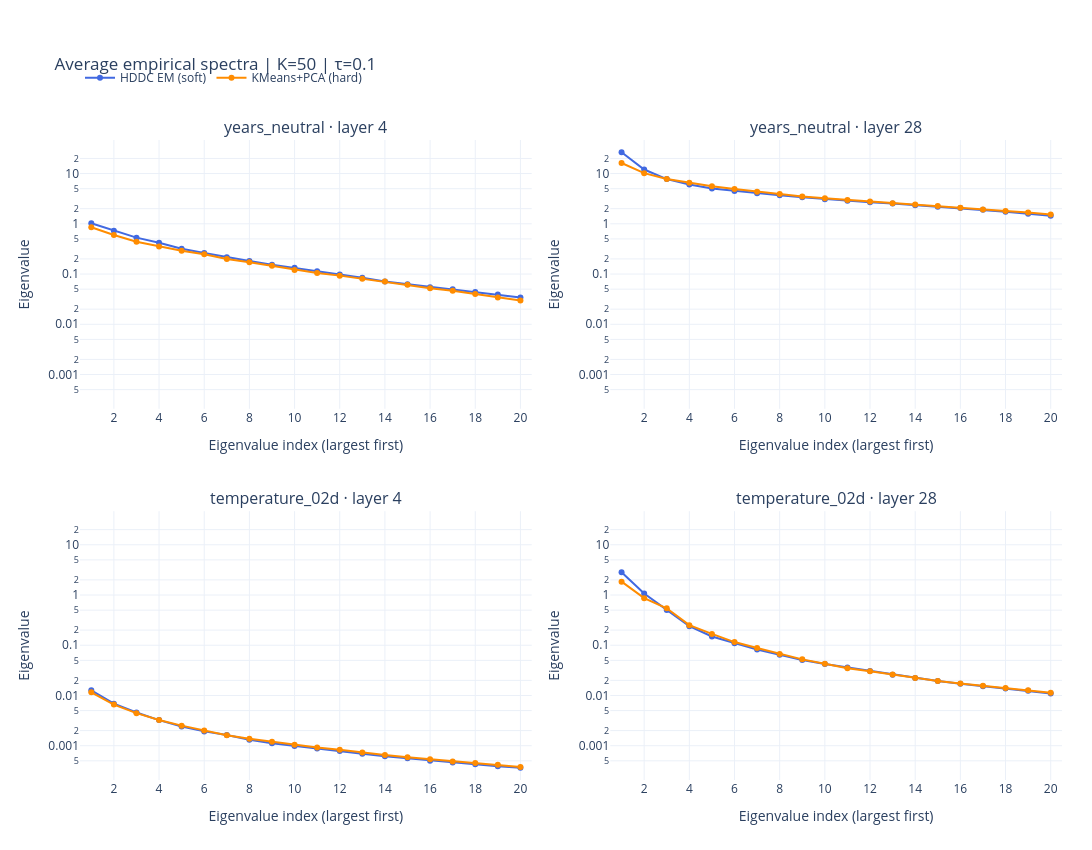

Notebook code for this chart:
### Markdown cell above
## Average spectra

Each panel overlays HDDC and KMeans for one dataset/layer. Each valid component contributes equally,
regardless of its effective membership count. Display the first 20 eigenvalues by default; the exports retain all 4,096.
All panels share y limits. Exact zeros are omitted on log scales; set `LOG_SCALE = False` to display them.

### Code cell
def plotted(values):
    return np.where(values > 0, values, np.nan) if LOG_SCALE else values


def shared_y_range(curves):
    values = np.concatenate([np.asarray(v).reshape(-1) for v in curves])
    values = values[np.isfinite(values)]
    if LOG_SCALE:
        values = np.log10(values[values > 0])
    assert values.size, "No finite eigenvalues on the selected scale."
    lower, upper = values.min(), values.max()
    padding = 0.05 * (upper - lower) if upper > lower else 0.05 * max(abs(upper), 1.0)
    return [lower - padding, upper + padding]


def finish_figure(fig, filename):
    fig.show()
    if EXPORT_HTML:
        OUTPUT_DIR.mkdir(parents=True, exist_ok=True)
        fig.write_html(OUTPUT_DIR / filename, include_plotlyjs=True)


def average_grid(curves, title, y_title):
    displayed = {key: values[:N_EIGENVALUES] for key, values in curves.items()}
    fig = make_subplots(
        rows=2, cols=2, shared_xaxes="all", shared_yaxes="all",
        subplot_titles=[f"{dataset} · layer {layer}" for dataset, layer in PANELS],
        horizontal_spacing=0.08, vertical_spacing=0.16,
    )
    for i, (dataset, layer) in enumerate(PANELS):
        for method in METHOD_NAMES:
            key = (dataset, layer, method)
            values = displayed[key]
            valid_count = int(bundles[key]["valid"].sum())
            fig.add_trace(go.Scatter(
                x=np.arange(1, len(values) + 1), y=plotted(values),
                mode="lines+markers", marker=dict(size=6),
                name=METHOD_NAMES[method], legendgroup=method, showlegend=i == 0,
                line_color=COLORS[method],
                customdata=np.full(len(values), valid_count),
                hovertemplate="Eigenvalue %{x}: %{y:.5g}<br>%{customdata} valid components<extra>%{fullData.name}</extra>",
            ), row=i // 2 + 1, col=i % 2 + 1)
    fig.update_xaxes(title_text="Eigenvalue index (largest first)", dtick=2,
                     range=[0.5, min(N_EIGENVALUES, 4096) + 0.5], showticklabels=True)
    fig.update_yaxes(title_text=y_title, type="log" if LOG_SCALE else "linear",
                     range=shared_y_range(displayed.values()), showticklabels=True)
    fig.update_layout(
        template="plotly_white", title=f"{title} | K=50 | τ=0.1",
        width=FIGURE_WIDTH, height=850, hovermode="x unified",
        legend=dict(orientation="h", y=1.12),
        margin=dict(l=80, r=30, t=140, b=70),
    )
    return fig


finish_figure(average_grid(mean_spectra, "Average empirical spectra", "Eigenvalue"), "average_spectra.html")

### Figure 1 — Plotly figure (JSON) as saved in the notebook; plotly's stock layout.template omitted (floating-point values rounded to 4 significant figures)
{"data": [{"customdata": [50, 50, 50, 50, 50, 50, 50, 50, 50, 50, 50, 50, 50, 50, 50, 50, 50, 50, 50, 50], "hovertemplate": "Eigenvalue %{x}: %{y:.5g}<br>%{customdata} valid components<extra>%{fullData.name}</extra>", "legendgroup": "hddc_em", "line": {"color": "royalblue"}, "marker": {"size": 6}, "mode": "lines+markers", "name": "HDDC EM (soft)", "showlegend": true, "type": "scatter", "x": [1, 2, 3, 4, 5, 6, 7, 8, 9, 10, 11, 12, 13, 14, 15, 16, 17, 18, 19, 20], "xaxis": "x", "y": [1.026, 0.7276, 0.5301, 0.4183, 0.3184, 0.2612, 0.2154, 0.1818, 0.153, 0.1329, 0.1139, 0.09813, 0.08467, 0.07109, 0.06296, 0.05475, 0.04957, 0.04414, 0.03899, 0.03406], "yaxis": "y"}, {"customdata": [50, 50, 50, 50, 50, 50, 50, 50, 50, 50, 50, 50, 50, 50, 50, 50, 50, 50, 50, 50], "hovertemplate": "Eigenvalue %{x}: %{y:.5g}<br>%{customdata} valid components<extra>%{fullData.name}</extra>", "legendgroup": "kmeans_pca", "line": {"color": "darkorange"}, "marker": {"size": 6}, "mode": "lines+markers", "name": "KMeans+PCA (hard)", "showlegend": true, "type": "scatter", "x": [1, 2, 3, 4, 5, 6, 7, 8, 9, 10, 11, 12, 13, 14, 15, 16, 17, 18, 19, 20], "xaxis": "x", "y": [0.8519, 0.5982, 0.4411, 0.3546, 0.2913, 0.2484, 0.1991, 0.1719, 0.146, 0.121, 0.1052, 0.09299, 0.08032, 0.07079, 0.0609, 0.05216, 0.04642, 0.04005, 0.03403, 0.02982], "yaxis": "y"}, {"customdata": [50, 50, 50, 50, 50, 50, 50, 50, 50, 50, 50, 50, 50, 50, 50, 50, 50, 50, 50, 50], "hovertemplate": "Eigenvalue %{x}: %{y:.5g}<br>%{customdata} valid components<extra>%{fullData.name}</extra>", "legendgroup": "hddc_em", "line": {"color": "royalblue"}, "marker": {"size": 6}, "mode": "lines+markers", "name": "HDDC EM (soft)", "showlegend": false, "type": "scatter", "x": [1, 2, 3, 4, 5, 6, 7, 8, 9, 10, 11, 12, 13, 14, 15, 16, 17, 18, 19, 20], "xaxis": "x2", "y": [26.6, 12.03, 7.77, 6.055, 5.053, 4.51, 4.079, 3.685, 3.365, 3.094, 2.88, 2.699, 2.526, 2.349, 2.193, 2.053, 1.911, 1.73, 1.585, 1.452], "yaxis": "y2"}, {"customdata": [50, 50, 50, 50, 50, 50, 50, 50, 50, 50, 50, 50, 50, 50, 50, 50, 50, 50, 50, 50], "hovertemplate": "Eigenvalue %{x}: %{y:.5g}<br>%{customdata} valid components<extra>%{fullData.name}</extra>", "legendgroup": "kmeans_pca", "line": {"color": "darkorange"}, "marker": {"size": 6}, "mode": "lines+markers", "name": "KMeans+PCA (hard)", "showlegend": false, "type": "scatter", "x": [1, 2, 3, 4, 5, 6, 7, 8, 9, 10, 11, 12, 13, 14, 15, 16, 17, 18, 19, 20], "xaxis": "x2", "y": [16.22, 10.2, 7.828, 6.557, 5.605, 4.928, 4.365, 3.906, 3.503, 3.209, 2.972, 2.774, 2.576, 2.414, 2.254, 2.088, 1.937, 1.793, 1.67, 1.524], "yaxis": "y2"}, {"customdata": [50, 50, 50, 50, 50, 50, 50, 50, 50, 50, 50, 50, 50, 50, 50, 50, 50, 50, 50, 50], "hovertemplate": "Eigenvalue %{x}: %{y:.5g}<br>%{customdata} valid components<extra>%{fullData.name}</extra>", "legendgroup": "hddc_em", "line": {"color": "royalblue"}, "marker": {"size": 6}, "mode": "lines+markers", "name": "HDDC EM (soft)", "showlegend": false, "type": "scatter", "x": [1, 2, 3, 4, 5, 6, 7, 8, 9, 10, 11, 12, 13, 14, 15, 16, 17, 18, 19, 20], "xaxis": "x3", "y": [0.01269, 0.006856, 0.004582, 0.003236, 0.002418, 0.00193, 0.001628, 0.001316, 0.001118, 0.0009851, 0.0008761, 0.0007864, 0.0006917, 0.0006172, 0.0005603, 0.0005046, 0.0004642, 0.0004282, 0.0003906, 0.0003638], "yaxis": "y3"}, {"customdata": [50, 50, 50, 50, 50, 50, 50, 50, 50, 50, 50, 50, 50, 50, 50, 50, 50, 50, 50, 50], "hovertemplate": "Eigenvalue %{x}: %{y:.5g}<br>%{customdata} valid components<extra>%{fullData.name}</extra>", "legendgroup": "kmeans_pca", "line": {"color": "darkorange"}, "marker": {"size": 6}, "mode": "lines+markers", "name": "KMeans+PCA (hard)", "showlegend": false, "type": "scatter", "x": [1, 2, 3, 4, 5, 6, 7, 8, 9, 10, 11, 12, 13, 14, 15, 16, 17, 18, 19, 20], "xaxis": "x3", "y": [0.01155, 0.006593, 0.004446, 0.003251, 0.00251, 0.002003, 0.001621, 0.001373, 0.001201, 0.001049, 0.0009169, 0.0008304, 0.0007304, 0.0006562, 0.0005886, 0.0005382, 0.0004861, 0.0004521, 0.0004171, 0.0003792], "yaxis": "y3"}, {"customdata": [50, 50, 50, 50, 50, 50, 50, 50, 50, 50, 50, 50, 50, 50, 50, 50, 50, 50, 50, 50], "hovertemplate": "Eigenvalue %{x}: %{y:.5g}<br>%{customdata} valid components<extra>%{fullData.name}</extra>", "legendgroup": "hddc_em", "line": {"color": "royalblue"}, "marker": {"size": 6}, "mode": "lines+markers", "name": "HDDC EM (soft)", "showlegend": false, "type": "scatter", "x": [1, 2, 3, 4, 5, 6, 7, 8, 9, 10, 11, 12, 13, 14, 15, 16, 17, 18, 19, 20], "xaxis": "x4", "y": [2.848, 1.071, 0.5054, 0.2398, 0.1497, 0.1096, 0.08228, 0.06456, 0.05101, 0.04215, 0.03605, 0.03088, 0.02588, 0.02225, 0.01952, 0.0172, 0.01535, 0.01377, 0.01243, 0.01096], "yaxis": "y4"}, {"customdata": [50, 50, 50, 50, 50, 50, 50, 50, 50, 50, 50, 50, 50, 50, 50, 50, 50, 50, 50, 50], "hovertemplate": "Eigenvalue %{x}: %{y:.5g}<br>%{customdata} valid components<extra>%{fullData.name}</extra>", "legendgroup": "kmeans_pca", "line": {"color": "darkorange"}, "marker": {"size": 6}, "mode": "lines+markers", "name": "KMeans+PCA (hard)", "showlegend": false, "type": "scatter", "x": [1, 2, 3, 4, 5, 6, 7, 8, 9, 10, 11, 12, 13, 14, 15, 16, 17, 18, 19, 20], "xaxis": "x4", "y": [1.841, 0.8652, 0.5441, 0.2511, 0.1681, 0.1156, 0.0879, 0.06667, 0.05232, 0.04263, 0.03498, 0.03032, 0.0261, 0.02224, 0.01945, 0.01724, 0.01558, 0.01414, 0.01271, 0.01128], "yaxis": "y4"}], "layout": {"annotations": [{"font": {"size": 16}, "showarrow": false, "text": "years_neutral · layer 4", "x": 0.23, "xanchor": "center", "xref": "paper", "y": 1, "yanchor": "bottom", "yref": "paper"}, {"font": {"size": 16}, "showarrow": false, "text": "years_neutral · layer 28", "x": 0.77, "xanchor": "center", "xref": "paper", "y": 1, "yanchor": "bottom", "yref": "paper"}, {"font": {"size": 16}, "showarrow": false, "text": "temperature_02d · layer 4", "x": 0.23, "xanchor": "center", "xref": "paper", "y": 0.42, "yanchor": "bottom", "yref": "paper"}, {"font": {"size": 16}, "showarrow": false, "text": "temperature_02d · layer 28", "x": 0.77, "xanchor": "center", "xref": "paper", "y": 0.42, "yanchor": "bottom", "yref": "paper"}], "height": 850, "hovermode": "x unified", "legend": {"orientation": "h", "y": 1.12}, "margin": {"b": 70, "l": 80, "r": 30, "t": 140}, "title": {"text": "Average empirical spectra | K=50 | τ=0.1"}, "width": 1600, "xaxis": {"anchor": "y", "domain": [0, 0.46], "dtick": 2, "matches": "x3", "range": [0.5, 20.5], "showticklabels": true, "title": {"text": "Eigenvalue index (largest first)"}}, "xaxis2": {"anchor": "y2", "domain": [0.54, 1], "dtick": 2, "matches": "x3", "range": [0.5, 20.5], "showticklabels": true, "title": {"text": "Eigenvalue index (largest first)"}}, "xaxis3": {"anchor": "y3", "domain": [0, 0.46], "dtick": 2, "range": [0.5, 20.5], "showticklabels": true, "title": {"text": "Eigenvalue index (largest first)"}}, "xaxis4": {"anchor": "y4", "domain": [0.54, 1], "dtick": 2, "matches": "x3", "range": [0.5, 20.5], "showticklabels": true, "title": {"text": "Eigenvalue index (largest first)"}}, "yaxis": {"anchor": "x", "domain": [0.58, 1], "matches": "y3", "range": [-3.682, 1.668], "showticklabels": true, "title": {"text": "Eigenvalue"}, "type": "log"}, "yaxis2": {"anchor": "x2", "domain": [0.58, 1], "matches": "y3", "range": [-3.682, 1.668], "showticklabels": true, "title": {"text": "Eigenvalue"}, "type": "log"}, "yaxis3": {"anchor": "x3", "domain": [0, 0.42], "range": [-3.682, 1.668], "showticklabels": true, "title": {"text": "Eigenvalue"}, "type": "log"}, "yaxis4": {"anchor": "x4", "domain": [0, 0.42], "matches": "y3", "range": [-3.682, 1.668], "showticklabels": true, "title": {"text": "Eigenvalue"}, "type": "log"}}}
